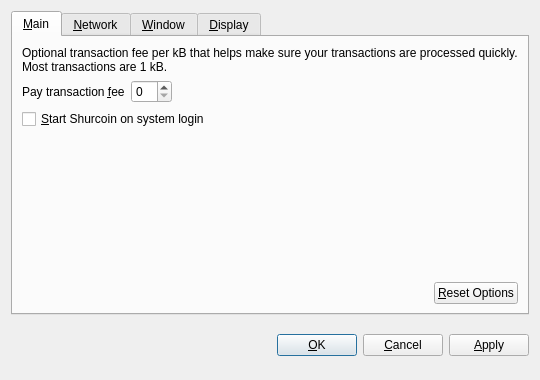
<?xml version="1.0" encoding="UTF-8"?>
<ui version="4.0">
 <class>OptionsDialog</class>
 <widget class="QDialog" name="OptionsDialog">
  <property name="geometry">
   <rect>
    <x>0</x>
    <y>0</y>
    <width>540</width>
    <height>380</height>
   </rect>
  </property>
  <property name="windowTitle">
   <string>Options</string>
  </property>
  <property name="modal">
   <bool>true</bool>
  </property>
  <layout class="QVBoxLayout" name="verticalLayout">
   <item>
    <widget class="QTabWidget" name="tabWidget">
     <property name="tabPosition">
      <enum>QTabWidget::North</enum>
     </property>
     <property name="currentIndex">
      <number>0</number>
     </property>
     <widget class="QWidget" name="tabMain">
      <attribute name="title">
       <string>&amp;Main</string>
      </attribute>
      <layout class="QVBoxLayout" name="verticalLayout_Main">
       <item>
        <widget class="QLabel" name="transactionFeeInfoLabel">
         <property name="text">
          <string>Optional transaction fee per kB that helps make sure your transactions are processed quickly. Most transactions are 1 kB.</string>
         </property>
         <property name="textFormat">
          <enum>Qt::PlainText</enum>
         </property>
         <property name="wordWrap">
          <bool>true</bool>
         </property>
        </widget>
       </item>
       <item>
        <layout class="QHBoxLayout" name="horizontalLayout_1_Main">
         <item>
          <widget class="QLabel" name="transactionFeeLabel">
           <property name="text">
            <string>Pay transaction &amp;fee</string>
           </property>
           <property name="textFormat">
            <enum>Qt::PlainText</enum>
           </property>
           <property name="buddy">
            <cstring>transactionFee</cstring>
           </property>
          </widget>
         </item>
         <item>
          <widget class="BitcoinAmountField" name="transactionFee"/>
         </item>
         <item>
          <spacer name="horizontalSpacer_1_Main">
           <property name="orientation">
            <enum>Qt::Horizontal</enum>
           </property>
           <property name="sizeHint" stdset="0">
            <size>
             <width>40</width>
             <height>20</height>
            </size>
           </property>
          </spacer>
         </item>
        </layout>
       </item>
       <item>
        <widget class="QCheckBox" name="bitcoinAtStartup">
         <property name="toolTip">
          <string>Automatically start Shurcoin after logging in to the system.</string>
         </property>
         <property name="text">
          <string>&amp;Start Shurcoin on system login</string>
         </property>
        </widget>
       </item>
       <item>
        <spacer name="verticalSpacer_Main">
         <property name="orientation">
          <enum>Qt::Vertical</enum>
         </property>
         <property name="sizeHint" stdset="0">
          <size>
           <width>20</width>
           <height>40</height>
          </size>
         </property>
        </spacer>
       </item>
       <item>
        <layout class="QHBoxLayout" name="horizontalLayout_2_Main">
         <item>
          <spacer name="horizontalSpacer_2_Main">
           <property name="orientation">
            <enum>Qt::Horizontal</enum>
           </property>
           <property name="sizeHint" stdset="0">
            <size>
             <width>40</width>
             <height>20</height>
            </size>
           </property>
          </spacer>
         </item>
         <item>
          <widget class="QPushButton" name="resetButton">
           <property name="toolTip">
            <string>Reset all client options to default.</string>
           </property>
           <property name="text">
            <string>&amp;Reset Options</string>
           </property>
           <property name="autoDefault">
            <bool>false</bool>
           </property>
          </widget>
         </item>
        </layout>
       </item>
      </layout>
     </widget>
     <widget class="QWidget" name="tabNetwork">
      <attribute name="title">
       <string>&amp;Network</string>
      </attribute>
      <layout class="QVBoxLayout" name="verticalLayout_Network">
       <item>
        <widget class="QCheckBox" name="mapPortUpnp">
         <property name="toolTip">
          <string>Automatically open the Shurcoin client port on the router. This only works when your router supports UPnP and it is enabled.</string>
         </property>
         <property name="text">
          <string>Map port using &amp;UPnP</string>
         </property>
        </widget>
       </item>
       <item>
        <widget class="QCheckBox" name="connectSocks">
         <property name="toolTip">
          <string>Connect to the Shurcoin network through a SOCKS proxy (e.g. when connecting through Tor).</string>
         </property>
         <property name="text">
          <string>&amp;Connect through SOCKS proxy:</string>
         </property>
        </widget>
       </item>
       <item>
        <layout class="QHBoxLayout" name="horizontalLayout_Network">
         <item>
          <widget class="QLabel" name="proxyIpLabel">
           <property name="text">
            <string>Proxy &amp;IP:</string>
           </property>
           <property name="textFormat">
            <enum>Qt::PlainText</enum>
           </property>
           <property name="buddy">
            <cstring>proxyIp</cstring>
           </property>
          </widget>
         </item>
         <item>
          <widget class="QValidatedLineEdit" name="proxyIp">
           <property name="maximumSize">
            <size>
             <width>140</width>
             <height>16777215</height>
            </size>
           </property>
           <property name="toolTip">
            <string>IP address of the proxy (e.g. 127.0.0.1)</string>
           </property>
          </widget>
         </item>
         <item>
          <widget class="QLabel" name="proxyPortLabel">
           <property name="text">
            <string>&amp;Port:</string>
           </property>
           <property name="textFormat">
            <enum>Qt::PlainText</enum>
           </property>
           <property name="buddy">
            <cstring>proxyPort</cstring>
           </property>
          </widget>
         </item>
         <item>
          <widget class="QLineEdit" name="proxyPort">
           <property name="maximumSize">
            <size>
             <width>55</width>
             <height>16777215</height>
            </size>
           </property>
           <property name="toolTip">
            <string>Port of the proxy (e.g. 9050)</string>
           </property>
          </widget>
         </item>
         <item>
          <widget class="QLabel" name="socksVersionLabel">
           <property name="text">
            <string>SOCKS &amp;Version:</string>
           </property>
           <property name="textFormat">
            <enum>Qt::PlainText</enum>
           </property>
           <property name="buddy">
            <cstring>socksVersion</cstring>
           </property>
          </widget>
         </item>
         <item>
          <widget class="QValueComboBox" name="socksVersion">
           <property name="toolTip">
            <string>SOCKS version of the proxy (e.g. 5)</string>
           </property>
          </widget>
         </item>
         <item>
          <spacer name="horizontalSpacer_Network">
           <property name="orientation">
            <enum>Qt::Horizontal</enum>
           </property>
           <property name="sizeHint" stdset="0">
            <size>
             <width>40</width>
             <height>20</height>
            </size>
           </property>
          </spacer>
         </item>
        </layout>
       </item>
       <item>
        <spacer name="verticalSpacer_Network">
         <property name="orientation">
          <enum>Qt::Vertical</enum>
         </property>
         <property name="sizeHint" stdset="0">
          <size>
           <width>20</width>
           <height>40</height>
          </size>
         </property>
        </spacer>
       </item>
      </layout>
     </widget>
     <widget class="QWidget" name="tabWindow">
      <attribute name="title">
       <string>&amp;Window</string>
      </attribute>
      <layout class="QVBoxLayout" name="verticalLayout_Window">
       <item>
        <widget class="QCheckBox" name="minimizeToTray">
         <property name="toolTip">
          <string>Show only a tray icon after minimizing the window.</string>
         </property>
         <property name="text">
          <string>&amp;Minimize to the tray instead of the taskbar</string>
         </property>
        </widget>
       </item>
       <item>
        <widget class="QCheckBox" name="minimizeOnClose">
         <property name="toolTip">
          <string>Minimize instead of exit the application when the window is closed. When this option is enabled, the application will be closed only after selecting Quit in the menu.</string>
         </property>
         <property name="text">
          <string>M&amp;inimize on close</string>
         </property>
        </widget>
       </item>
       <item>
        <spacer name="verticalSpacer_Window">
         <property name="orientation">
          <enum>Qt::Vertical</enum>
         </property>
         <property name="sizeHint" stdset="0">
          <size>
           <width>20</width>
           <height>40</height>
          </size>
         </property>
        </spacer>
       </item>
      </layout>
     </widget>
     <widget class="QWidget" name="tabDisplay">
      <attribute name="title">
       <string>&amp;Display</string>
      </attribute>
      <layout class="QVBoxLayout" name="verticalLayout_Display">
       <item>
        <layout class="QHBoxLayout" name="horizontalLayout_1_Display">
         <item>
          <widget class="QLabel" name="langLabel">
           <property name="text">
            <string>User Interface &amp;language:</string>
           </property>
           <property name="textFormat">
            <enum>Qt::PlainText</enum>
           </property>
           <property name="buddy">
            <cstring>lang</cstring>
           </property>
          </widget>
         </item>
         <item>
          <widget class="QValueComboBox" name="lang">
           <property name="toolTip">
            <string>The user interface language can be set here. This setting will take effect after restarting Shurcoin.</string>
           </property>
          </widget>
         </item>
        </layout>
       </item>
       <item>
        <layout class="QHBoxLayout" name="horizontalLayout_2_Display">
         <item>
          <widget class="QLabel" name="unitLabel">
           <property name="text">
            <string>&amp;Unit to show amounts in:</string>
           </property>
           <property name="textFormat">
            <enum>Qt::PlainText</enum>
           </property>
           <property name="buddy">
            <cstring>unit</cstring>
           </property>
          </widget>
         </item>
         <item>
          <widget class="QValueComboBox" name="unit">
           <property name="toolTip">
            <string>Choose the default subdivision unit to show in the interface and when sending coins.</string>
           </property>
          </widget>
         </item>
        </layout>
       </item>
       <item>
        <widget class="QCheckBox" name="displayAddresses">
         <property name="toolTip">
          <string>Whether to show Shurcoin addresses in the transaction list or not.</string>
         </property>
         <property name="text">
          <string>&amp;Display addresses in transaction list</string>
         </property>
        </widget>
       </item>
       <item>
        <widget class="QCheckBox" name="coinControlFeatures">
         <property name="toolTip">
          <string>Whether to show coin control features or not.</string>
         </property>
         <property name="text">
          <string>Display coin &amp;control features (experts only!)</string>
         </property>
        </widget>
       </item>
       <item>
        <spacer name="verticalSpacer_Display">
         <property name="orientation">
          <enum>Qt::Vertical</enum>
         </property>
         <property name="sizeHint" stdset="0">
          <size>
           <width>20</width>
           <height>40</height>
          </size>
         </property>
        </spacer>
       </item>
      </layout>
     </widget>
    </widget>
   </item>
   <item>
    <layout class="QHBoxLayout" name="horizontalLayout_Buttons">
     <item>
      <spacer name="horizontalSpacer_1">
       <property name="orientation">
        <enum>Qt::Horizontal</enum>
       </property>
       <property name="sizeHint" stdset="0">
        <size>
         <width>40</width>
         <height>48</height>
        </size>
       </property>
      </spacer>
     </item>
     <item>
      <widget class="QLabel" name="statusLabel">
       <property name="font">
        <font>
         <weight>75</weight>
         <bold>true</bold>
        </font>
       </property>
       <property name="text">
        <string/>
       </property>
       <property name="textFormat">
        <enum>Qt::PlainText</enum>
       </property>
       <property name="wordWrap">
        <bool>true</bool>
       </property>
      </widget>
     </item>
     <item>
      <spacer name="horizontalSpacer_2">
       <property name="orientation">
        <enum>Qt::Horizontal</enum>
       </property>
       <property name="sizeHint" stdset="0">
        <size>
         <width>40</width>
         <height>48</height>
        </size>
       </property>
      </spacer>
     </item>
     <item>
      <widget class="QPushButton" name="okButton">
       <property name="text">
        <string>&amp;OK</string>
       </property>
      </widget>
     </item>
     <item>
      <widget class="QPushButton" name="cancelButton">
       <property name="text">
        <string>&amp;Cancel</string>
       </property>
       <property name="autoDefault">
        <bool>false</bool>
       </property>
      </widget>
     </item>
     <item>
      <widget class="QPushButton" name="applyButton">
       <property name="text">
        <string>&amp;Apply</string>
       </property>
       <property name="autoDefault">
        <bool>false</bool>
       </property>
      </widget>
     </item>
    </layout>
   </item>
  </layout>
 </widget>
 <customwidgets>
  <customwidget>
   <class>BitcoinAmountField</class>
   <extends>QSpinBox</extends>
   <header>bitcoinamountfield.h</header>
  </customwidget>
  <customwidget>
   <class>QValueComboBox</class>
   <extends>QComboBox</extends>
   <header>qvaluecombobox.h</header>
  </customwidget>
  <customwidget>
   <class>QValidatedLineEdit</class>
   <extends>QLineEdit</extends>
   <header>qvalidatedlineedit.h</header>
  </customwidget>
 </customwidgets>
 <resources/>
 <connections/>
</ui>
